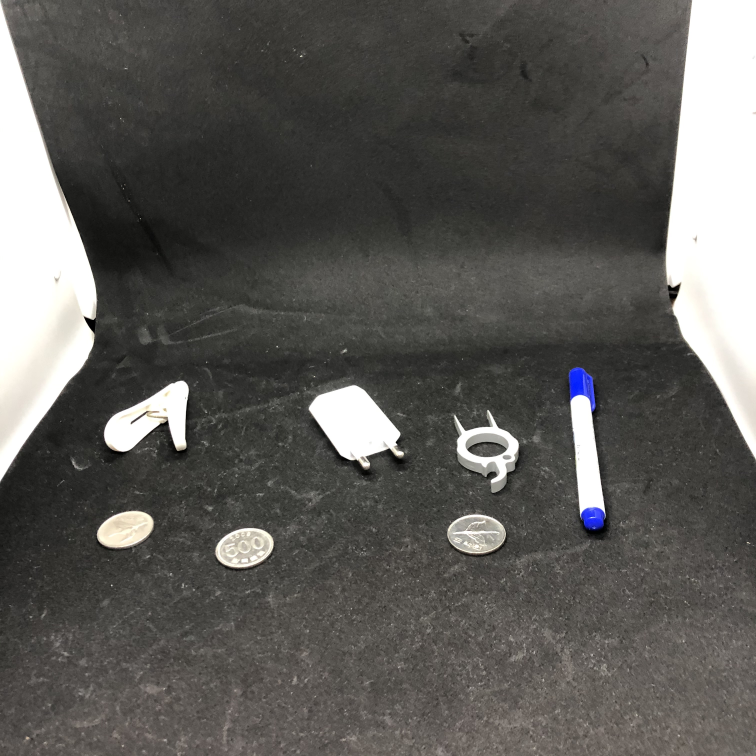
#> input picture data/env1.jpg, 3024 x 3024 px, given in place of the camera (shown at 1/4 size)
$ python main_cam.py
#> lines starting #> are read from the running program, lines starting #| are printed output that depends on the picture; after the words box and inside, x2 and y2 are one past the last pixel; in counts of white or black regions, pixels touching at a corner belong together
import cv2
import numpy as np
import pandas as pd
import os

KELLY_COLORS = [
    'F2F3F4', '222222', 'F3C300', '875692', 'F38400', 'A1CAF1', 'BE0032',
    'C2B280', '848482', '008856', 'E68FAC', '0067A5', 'F99379', '604E97',
    'F6A600', 'B3446C', 'DCD300', '882D17', '8DB600', '654522', 'E25822',
    '2B3D26'
]

DATA_PATH = "data.csv"


def hex2rgb(hex):
    return tuple([int(hex[i:i + 2], 16) for i in (0, 2, 4)])


if __name__ == "__main__":
    df = pd.DataFrame(columns=['object', 'area', 'perimeter'])
    if os.path.exists(DATA_PATH):
        df = pd.read_csv(DATA_PATH, index_col="id")
#> (reads data.csv from the repository)

    object = input()
    print(object)

    kernel = cv2.getStructuringElement(cv2.MORPH_ELLIPSE, (9, 9))
    cap = cv2.VideoCapture(0)
    cap.set(cv2.CAP_PROP_FRAME_WIDTH, 640)
    cap.set(cv2.CAP_PROP_FRAME_HEIGHT, 480)

    while cap.isOpened():
        ret, frame = cap.read()
#> frame is the input picture: shape (3024, 3024, 3); mean B, G, R 87.7, 91, 92.4
        if not ret:
            break

        frame_value = cv2.cvtColor(frame, cv2.COLOR_BGR2HSV)[..., 2]
        frame_value = cv2.GaussianBlur(frame_value, (5, 5), 0)
        frame_value = cv2.morphologyEx(frame_value, cv2.MORPH_CLOSE, kernel)
        _, frame_th = cv2.threshold(frame_value, 0, 255,
                                    cv2.THRESH_BINARY + cv2.THRESH_OTSU)
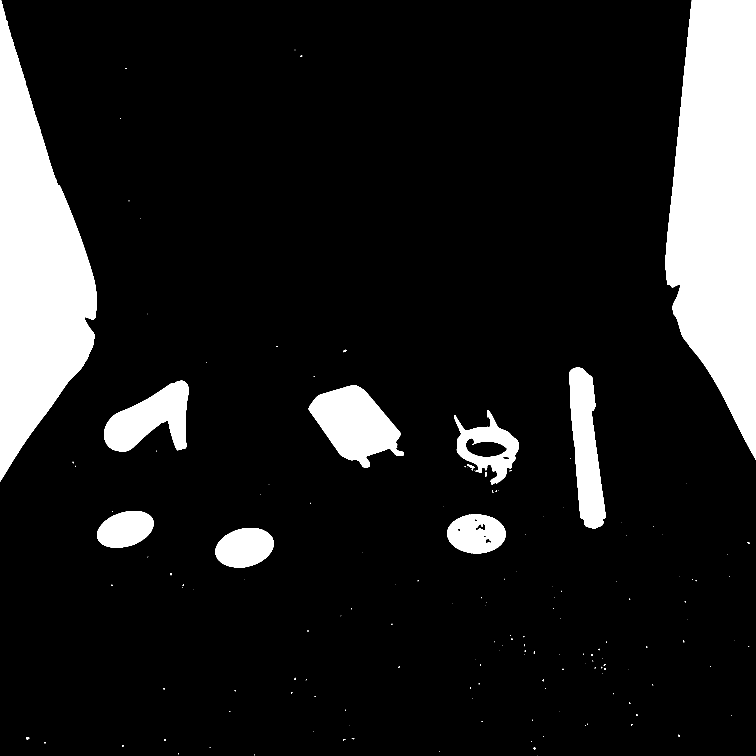
#> frame_th: shape (3024, 3024) (shown at 1/4 size); 13% white; 158 white regions (122 under 20 px)
        frame_th = cv2.morphologyEx(frame_th, cv2.MORPH_CLOSE, kernel)

        ret, labels = cv2.connectedComponents(frame_th)
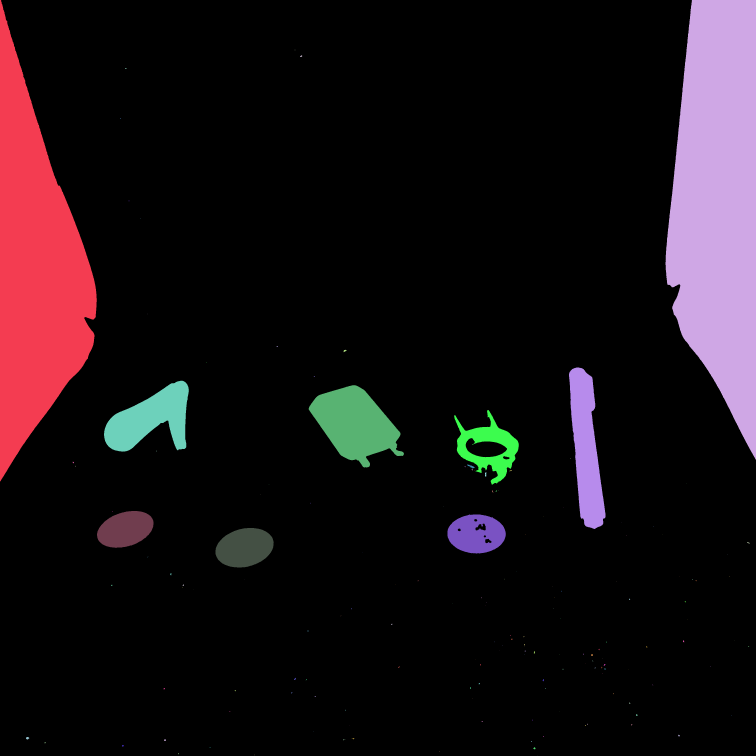
#> labels: shape (3024, 3024) int32 (shown at 1/4 size); 159 distinct labels, from 0 to 158; one colour per label, 0 black
#> ret = 159
        frame_label = np.zeros(frame_th.shape + (3, ), dtype=np.uint8)
        for idx in range(ret):
            if not idx:
                continue
            if idx >= len(KELLY_COLORS):
                break
            frame_label[labels == idx] = hex2rgb(KELLY_COLORS[idx])
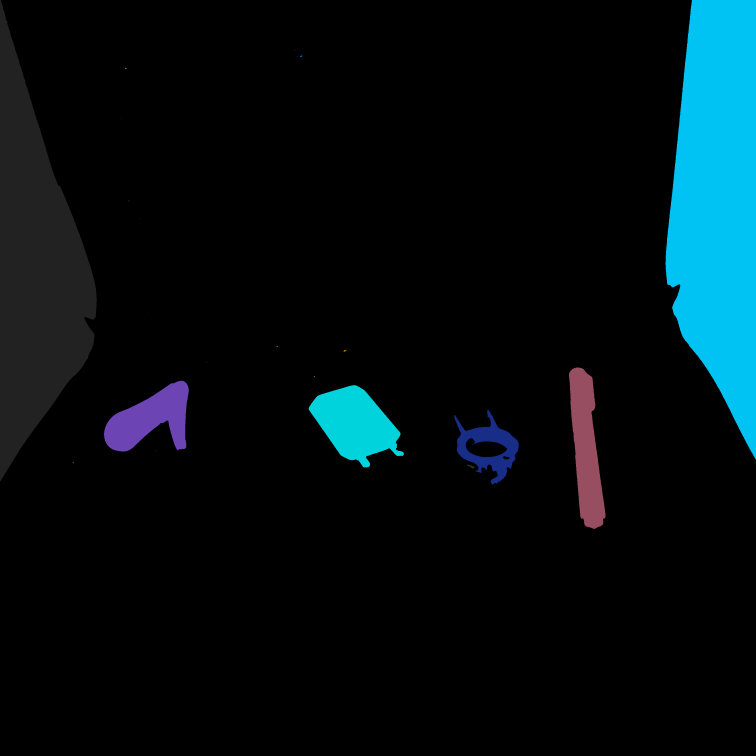
#> frame_label: shape (3024, 3024, 3) (shown at 1/4 size); mean of channels 0, 1, 2 18.3, 14.6, 3.1; drawn as B, G, R

        contours, _ = cv2.findContours(frame_th, cv2.RETR_EXTERNAL,
                                       cv2.CHAIN_APPROX_NONE)
#> contours = 158 contours, 138 with area under 20; largest, box (x1, y1, x2, y2) and area: (2662, 0, 3024, 1839) 488328, (0, 0, 387, 1926) 401281, (1235, 1541, 1616, 1870) 70611, (2276, 1470, 2422, 2116) 56086, (416, 1523, 755, 1807) 53403
        key = cv2.waitKey(1)
#> (key q is pressed here)
        for idx, contour in enumerate(contours):
            cv2.drawContours(frame_label, [contour], 0, (255, 0, 0), 3)
            M = cv2.moments(contour)
            rect = cv2.minAreaRect(contour)
            box = cv2.boxPoints(rect)
            cv2.imshow(
                'box',
                frame_label[int(rect[0][1]):int(rect[0][1]) + int(rect[1][1]),
                            int(rect[0][0]):int(rect[0][0]) + int(rect[1][0])])
            cv2.drawContours(frame_label, [np.int0(box)], 0, (0, 0, 255), 3)
            try:
                center = (int(M['m10'] // M['m00']), int(M['m01'] // M['m00']))
                area = cv2.contourArea(contour)
                perimeter = cv2.arcLength(contour, True)

                df['dist'] = df.apply(lambda _df:
                                      ((_df['area'] - area)**2 +
                                       (_df['perimeter'] - perimeter)**2),
                                      axis=1)
                df.sort_values(by=['dist'], inplace=True)
                text = f"{df['object'][:15].mode()[0]}:{int(area)}, {int(perimeter)}"
                cv2.putText(frame_label, text, center, 0, 1, (0, 255, 0))

                if key & 0xFF == ord(' '):
                    df = df.append(
                        {
                            "object": object,
                            "area": area,
                            "perimeter": perimeter
                        },
                        ignore_index=True)
            except:
                pass
#> this loop made 158 passes
#> (rect, box) on passes 1, 17, 25: (((2150, 3023), (0, 0), -90), [[2150, 3023], [2150, 3023], [2150, 3023], [2150, 3023]]), (((1397, 2903), (0, 0), -90), [[1397, 2903], [1397, 2903], [1397, 2903], [1397, 2903]]), (((2237, 2844), (0, 0), -90), [[2237, 2844], [2237, 2844], [2237, 2844], [2237, 2844]])
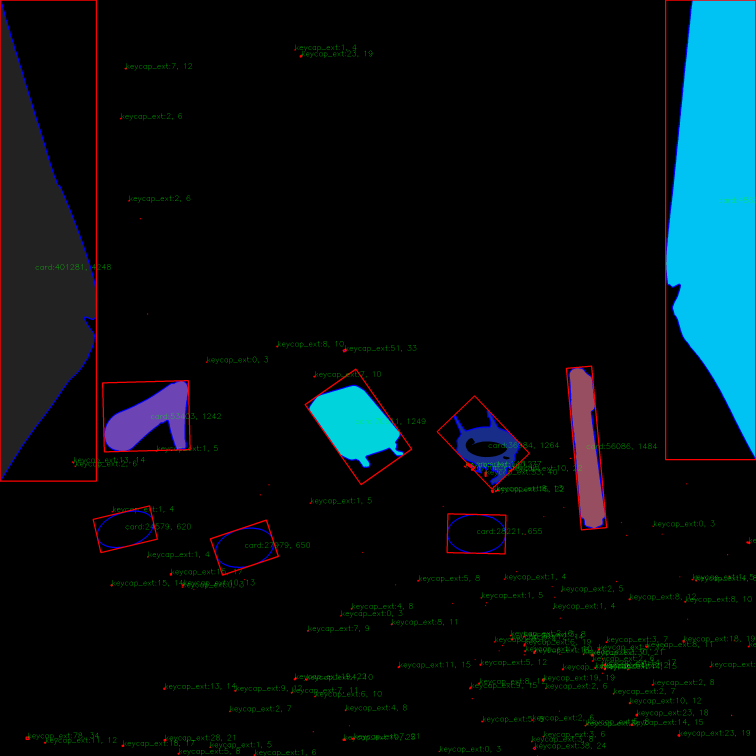
#> frame_label: shape (3024, 3024, 3) (shown at 1/4 size); mean of channels 0, 1, 2 18.9, 15.7, 5.2; drawn as B, G, R

        cv2.imshow('pre', frame)
        cv2.imshow('th', frame_th)
        cv2.imshow('post', frame_label)

        if key & 0xFF == ord('q'):
            break

    df.drop(['dist'], axis=1, inplace=True)
    df.to_csv(DATA_PATH, index_label="id")
    cap.release()
    cv2.destroyAllWindows()
